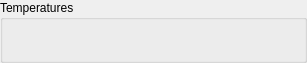
<?xml version="1.0" encoding="UTF-8"?>
<ui version="4.0">
 <class>WidgetTemperatures</class>
 <widget class="QWidget" name="WidgetTemperatures">
  <property name="geometry">
   <rect>
    <x>0</x>
    <y>0</y>
    <width>307</width>
    <height>63</height>
   </rect>
  </property>
  <property name="windowTitle">
   <string>Form</string>
  </property>
  <layout class="QVBoxLayout" name="verticalLayout">
   <property name="leftMargin">
    <number>0</number>
   </property>
   <property name="topMargin">
    <number>0</number>
   </property>
   <property name="rightMargin">
    <number>0</number>
   </property>
   <property name="bottomMargin">
    <number>0</number>
   </property>
   <item>
    <widget class="QGroupBox" name="groupBox">
     <property name="title">
      <string>Temperatures</string>
     </property>
     <layout class="QGridLayout" name="gridLayout_2" columnstretch="0"/>
    </widget>
   </item>
  </layout>
 </widget>
 <resources/>
 <connections/>
</ui>
